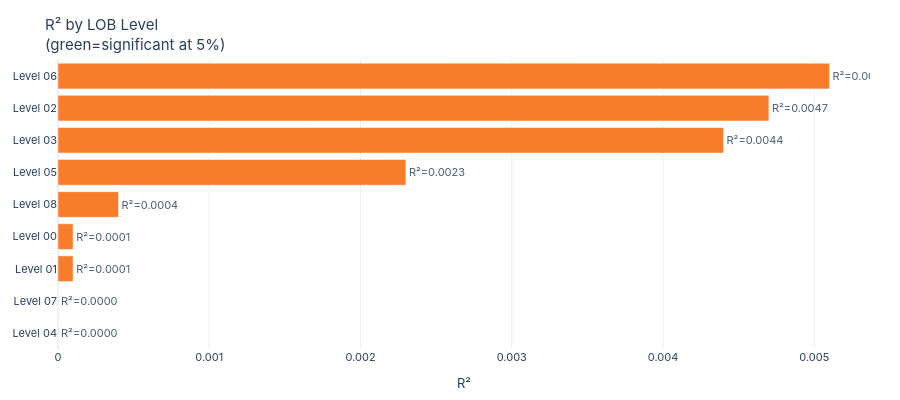

Write notebook code for a chart like this one.
### Markdown cell above
## 3. R² Decomposition by LOB Level

### Code cell
# Which LOB levels predict price?
agg_levels = data['agg_results']['5s']
level_cols_in_agg = [c for c in level_cols if c in agg_levels.columns]

if level_cols_in_agg:
    level_r2 = pi_mod.level_r2_decomposition(
        agg_levels, level_cols_in_agg, return_col='fwd_return'
    )
    print('R² by LOB Level (predicting 1-period forward return):')
    display(level_r2)

    fig2 = viz_mod.level_r2_chart(level_r2)
    fig2.show()
    print('\nKey finding: If deeper levels add R², OFI carries information beyond the spread.')
    print('If only level 1 matters: shallow traders dominate price discovery.')

### Figure 1 — Plotly figure (JSON) as saved in the notebook; plotly's stock layout.template omitted (floating-point values rounded to 4 significant figures)
{"data": [{"marker": {"color": ["#F76707", "#F76707", "#F76707", "#F76707", "#F76707", "#F76707", "#F76707", "#F76707", "#F76707"]}, "opacity": 0.85, "orientation": "h", "text": ["R²=0.0000", "R²=0.0000", "R²=0.0001", "R²=0.0001", "R²=0.0004", "R²=0.0023", "R²=0.0044", "R²=0.0047", "R²=0.0051"], "textposition": "outside", "type": "bar", "x": [0.0, 0.0, 0.0001, 0.0001, 0.0004, 0.0023, 0.0044, 0.0047, 0.0051], "y": ["Level 04", "Level 07", "Level 01", "Level 00", "Level 08", "Level 05", "Level 03", "Level 02", "Level 06"]}], "layout": {"font": {"family": "Inter, sans-serif", "size": 11}, "height": 400, "margin": {"b": 40, "l": 50, "r": 30, "t": 60}, "title": {"text": "R² by LOB Level<br>(green=significant at 5%)"}, "xaxis": {"title": {"text": "R²"}}}}
